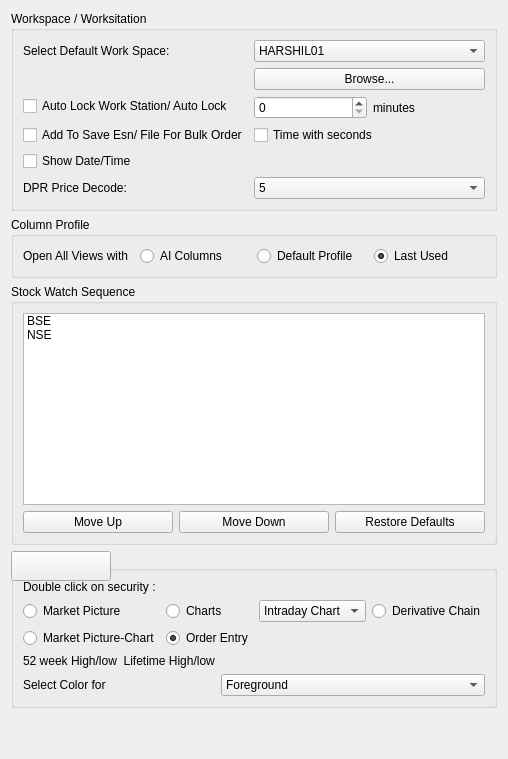
     <widget class="QWidget" name="workSpaceTab">
      <attribute name="title">
       <string>Work Space</string>
      </attribute>
      <layout class="QVBoxLayout" name="verticalLayout_7">
       <item>
        <widget class="QGroupBox" name="workspaceGroup">
         <property name="title">
          <string>Workspace / Worksitation</string>
         </property>
         <layout class="QFormLayout" name="formLayout_8">
          <item row="0" column="0">
           <widget class="QLabel" name="label_23">
            <property name="text">
             <string>Select Default Work Space:</string>
            </property>
           </widget>
          </item>
          <item row="0" column="1">
           <widget class="QComboBox" name="defaultWorkspaceCombo">
            <item>
             <property name="text">
              <string>HARSHIL01</string>
             </property>
            </item>
           </widget>
          </item>
          <item row="1" column="1">
           <widget class="QPushButton" name="browseButton">
            <property name="text">
             <string>Browse...</string>
            </property>
           </widget>
          </item>
          <item row="2" column="0">
           <widget class="QCheckBox" name="autoLockWorkstationCheckBox">
            <property name="text">
             <string>Auto Lock Work Station/ Auto Lock</string>
            </property>
           </widget>
          </item>
          <item row="2" column="1">
           <layout class="QHBoxLayout" name="horizontalLayout_4">
            <item>
             <widget class="QSpinBox" name="autoLockMinutesSpinBox">
              <property name="maximum">
               <number>9999</number>
              </property>
             </widget>
            </item>
            <item>
             <widget class="QLabel" name="label_24">
              <property name="text">
               <string>minutes</string>
              </property>
             </widget>
            </item>
           </layout>
          </item>
          <item row="3" column="0">
           <widget class="QCheckBox" name="addToSaveEsnFileCheckBox">
            <property name="text">
             <string>Add To Save Esn/ File For Bulk Order</string>
            </property>
           </widget>
          </item>
          <item row="3" column="1">
           <widget class="QCheckBox" name="timeWithSecondsCheckBox">
            <property name="text">
             <string>Time with seconds</string>
            </property>
           </widget>
          </item>
          <item row="4" column="0">
           <widget class="QCheckBox" name="showDateTimeCheckBox">
            <property name="text">
             <string>Show Date/Time</string>
            </property>
           </widget>
          </item>
          <item row="5" column="0">
           <widget class="QLabel" name="label_25">
            <property name="text">
             <string>DPR Price Decode:</string>
            </property>
           </widget>
          </item>
          <item row="5" column="1">
           <widget class="QComboBox" name="dprPriceDecodeCombo">
            <item>
             <property name="text">
              <string>5</string>
             </property>
            </item>
           </widget>
          </item>
         </layout>
        </widget>
       </item>
       <item>
        <widget class="QGroupBox" name="columnProfileGroup">
         <property name="title">
          <string>Column Profile</string>
         </property>
         <layout class="QHBoxLayout" name="horizontalLayout_5">
          <item>
           <widget class="QLabel" name="label_26">
            <property name="text">
             <string>Open All Views with</string>
            </property>
           </widget>
          </item>
          <item>
           <widget class="QRadioButton" name="allColumnsRadio">
            <property name="text">
             <string>AI Columns</string>
            </property>
           </widget>
          </item>
          <item>
           <widget class="QRadioButton" name="defaultProfileRadio">
            <property name="text">
             <string>Default Profile</string>
            </property>
           </widget>
          </item>
          <item>
           <widget class="QRadioButton" name="lastUsedRadio">
            <property name="text">
             <string>Last Used</string>
            </property>
            <property name="checked">
             <bool>true</bool>
            </property>
           </widget>
          </item>
         </layout>
        </widget>
       </item>
       <item>
        <widget class="QGroupBox" name="stockWatchGroup">
         <property name="title">
          <string>Stock Watch Sequence</string>
         </property>
         <layout class="QVBoxLayout" name="verticalLayout_8">
          <item>
           <widget class="QListWidget" name="stockWatchList">
            <item>
             <property name="text">
              <string>BSE</string>
             </property>
            </item>
            <item>
             <property name="text">
              <string>NSE</string>
             </property>
            </item>
           </widget>
          </item>
          <item>
           <layout class="QHBoxLayout" name="horizontalLayout_6">
            <item>
             <widget class="QPushButton" name="moveUpButton_2">
              <property name="text">
               <string>Move Up</string>
              </property>
             </widget>
            </item>
            <item>
             <widget class="QPushButton" name="moveDownButton_2">
              <property name="text">
               <string>Move Down</string>
              </property>
             </widget>
            </item>
            <item>
             <widget class="QPushButton" name="restoreDefaultsButton_2">
              <property name="text">
               <string>Restore Defaults</string>
              </property>
             </widget>
            </item>
           </layout>
          </item>
         </layout>
        </widget>
       </item>
       <item>
        <widget class="QGroupBox" name="marketWatchDoubleClickGroup">
         <property name="title">
          <string>Market Watch</string>
         </property>
         <layout class="QVBoxLayout" name="verticalLayout_9">
          <item>
           <widget class="QLabel" name="label_27">
            <property name="text">
             <string>Double click on security :</string>
            </property>
           </widget>
          </item>
          <item>
           <layout class="QGridLayout" name="gridLayout_5">
            <item row="0" column="0">
             <widget class="QRadioButton" name="marketPictureRadio">
              <property name="text">
               <string>Market Picture</string>
              </property>
             </widget>
            </item>
            <item row="0" column="1">
             <widget class="QRadioButton" name="chartsRadio">
              <property name="text">
               <string>Charts</string>
              </property>
             </widget>
            </item>
            <item row="0" column="2">
             <widget class="QComboBox" name="chartsCombo">
              <item>
               <property name="text">
                <string>Intraday Chart</string>
               </property>
              </item>
             </widget>
            </item>
            <item row="0" column="3">
             <widget class="QRadioButton" name="derivativeChainRadio">
              <property name="text">
               <string>Derivative Chain</string>
              </property>
             </widget>
            </item>
            <item row="1" column="0">
             <widget class="QRadioButton" name="marketPictureChartRadio">
              <property name="text">
               <string>Market Picture-Chart</string>
              </property>
             </widget>
            </item>
            <item row="1" column="1">
             <widget class="QRadioButton" name="orderEntryRadio">
              <property name="text">
               <string>Order Entry</string>
              </property>
              <property name="checked">
               <bool>true</bool>
              </property>
             </widget>
            </item>
           </layout>
          </item>
          <item>
           <layout class="QFormLayout" name="formLayout_9">
            <item row="0" column="0">
             <widget class="QLabel" name="label_28">
              <property name="text">
               <string>52 week High/low  Lifetime High/low</string>
              </property>
             </widget>
            </item>
            <item row="1" column="0">
             <widget class="QLabel" name="label_29">
              <property name="text">
               <string>Select Color for</string>
              </property>
             </widget>
            </item>
            <item row="1" column="1">
             <widget class="QComboBox" name="selectColorCombo">
              <item>
               <property name="text">
                <string>Foreground</string>
               </property>
              </item>
             </widget>
            </item>
            <item row="1" column="2">
             <widget class="QPushButton" name="colorButton">
              <property name="text">
               <string></string>
              </property>
             </widget>
            </item>
           </layout>
          </item>
         </layout>
        </widget>
       </item>
       <item>
        <spacer name="verticalSpacer_4">
         <property name="orientation">
          <enum>Qt::Vertical</enum>
         </property>
         <property name="sizeHint" stdset="0">
          <size>
           <width>20</width>
           <height>40</height>
          </size>
         </property>
        </spacer>
       </item>
      </layout>
     </widget>
